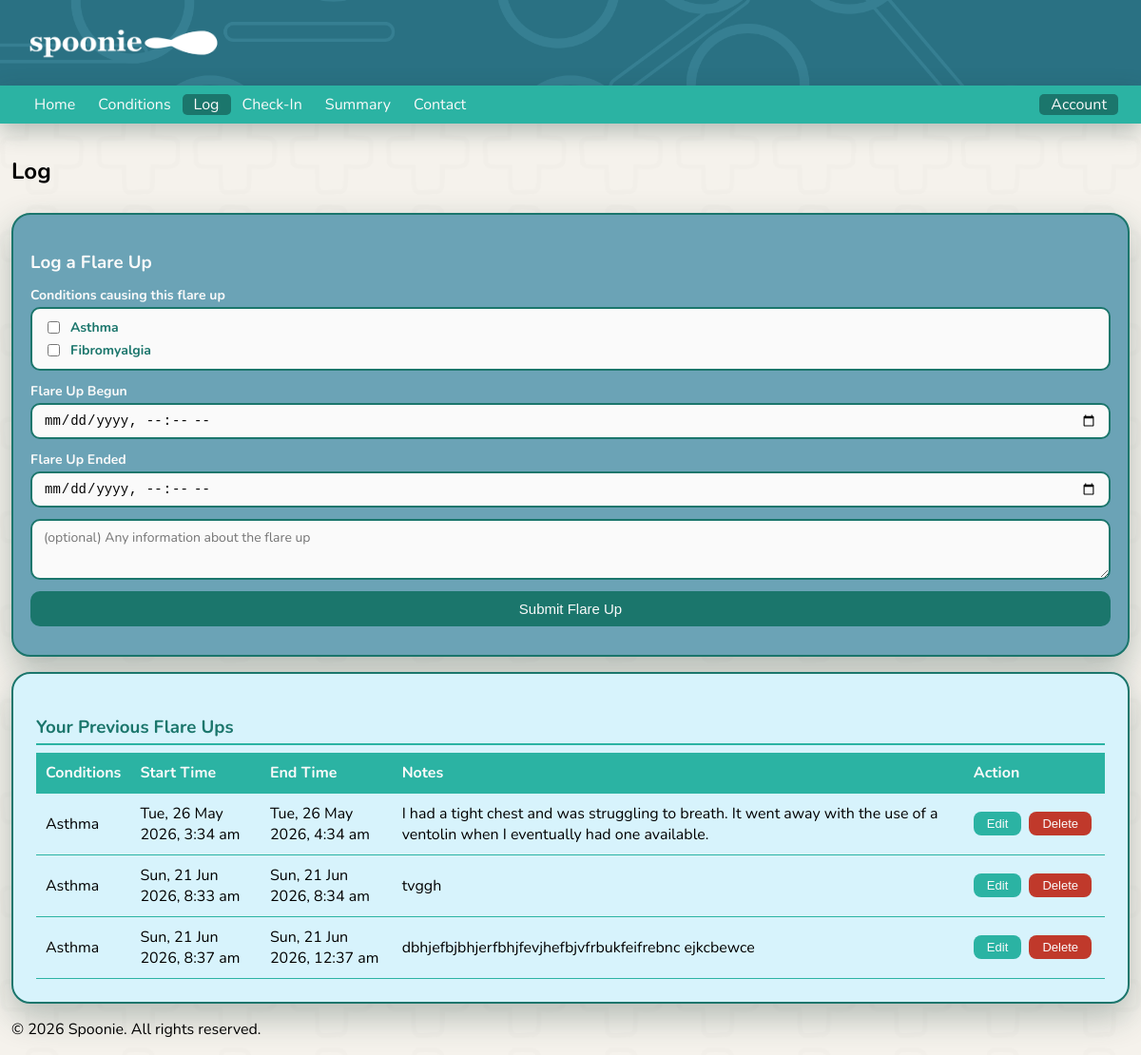
The app's page /log (signed in), older data.
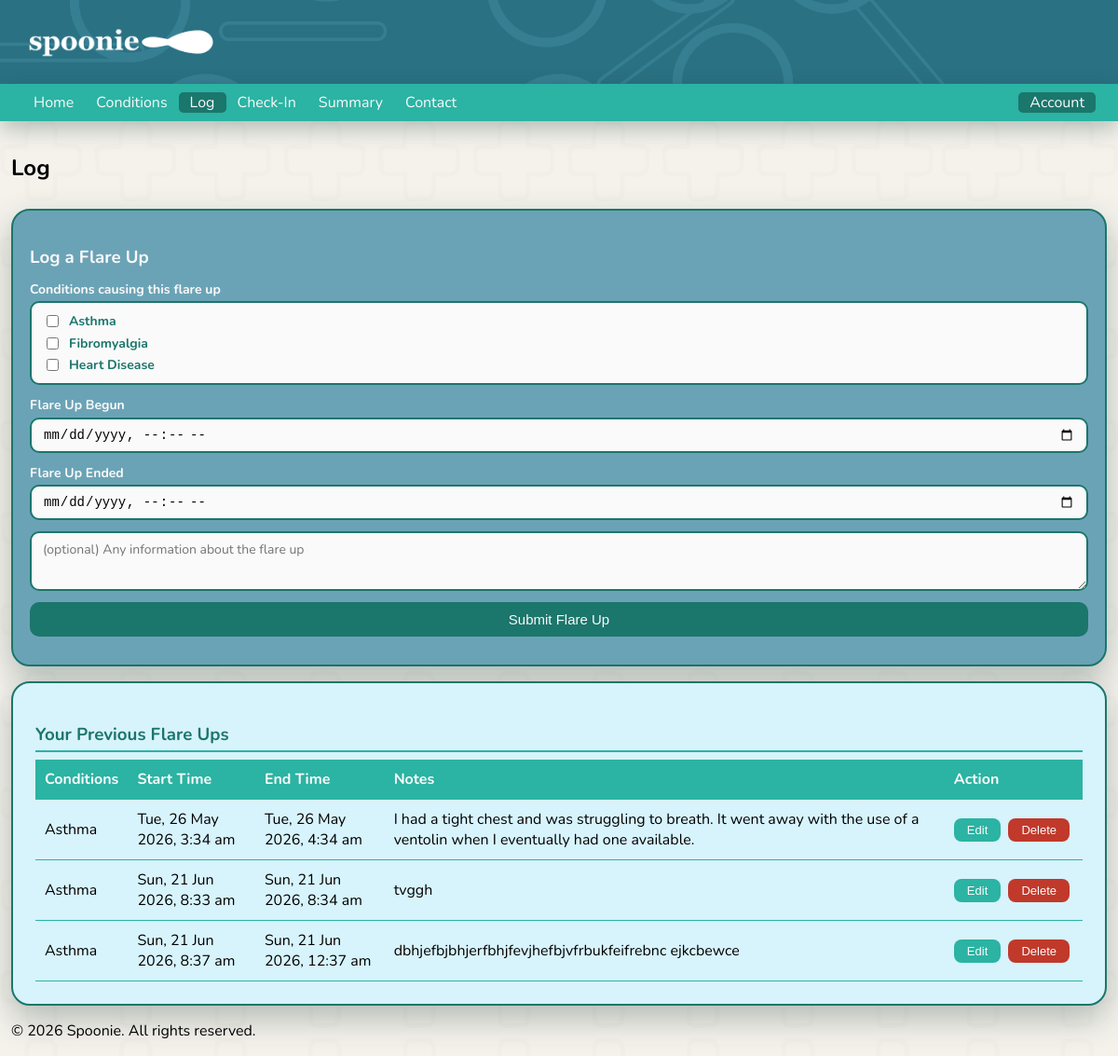
The same page, newer data.
### tables this page shows
CREATE TABLE conditions (
        id INTEGER PRIMARY KEY AUTOINCREMENT,
        user_id INTEGER NOT NULL,
        condition_name TEXT NOT NULL,
        triggers TEXT NULL,
        created_at TIMESTAMP DEFAULT CURRENT_TIMESTAMP, important_information TEXT NULL,
        FOREIGN KEY (user_id) REFERENCES users(id)
    );

CREATE TABLE flare_ups (
        id INTEGER PRIMARY KEY AUTOINCREMENT,
        user_id INTEGER NOT NULL,
        begin_time DATETIME NOT NULL,
        end_time DATETIME NOT NULL,
        flareup_comment TEXT NULL,
        created_at TIMESTAMP DEFAULT CURRENT_TIMESTAMP,
        FOREIGN KEY (user_id) REFERENCES users(id)
    );

### app.py (the view)
@app.route('/log')
def log():
    user_logs = []
    user_conditions = []
    if session.get('user_id'):
        conn = get_user_conn()
        cursor = conn.cursor()
        cursor.execute(
            'SELECT id, begin_time, end_time, flareup_comment FROM flare_ups WHERE user_id = ?',
            (session['user_id'],)
        )
        rows = cursor.fetchall()
        flare_up_ids = [row[0] for row in rows]
        conditions_name_map = {}
        conditions_id_map = {}
        if flare_up_ids:
            placeholders = ','.join('?' * len(flare_up_ids))
            cursor.execute(f'''
                SELECT fuc.flare_up_id, fuc.condition_id, c.condition_name
                FROM flare_up_conditions fuc
                JOIN conditions c ON c.id = fuc.condition_id
                WHERE fuc.flare_up_id IN ({placeholders})
            ''', flare_up_ids)
            for fup_id, cid, cname in cursor.fetchall():
                conditions_name_map.setdefault(fup_id, []).append(cname)
                conditions_id_map.setdefault(fup_id, []).append(cid)
        user_logs = [(row[0], row[1], row[2], row[3] or '', conditions_name_map.get(row[0], []), conditions_id_map.get(row[0], [])) for row in rows]
        cursor.execute(
            'SELECT id, condition_name FROM conditions WHERE user_id = ?',
            (session['user_id'],)
        )
        user_conditions = cursor.fetchall()
        conn.close()
    return render_template('log.html', user_logs=user_logs, user_conditions=user_conditions)

### app.py (called while the page is built)
@app.after_request
def set_security_headers(response):
    response.headers['X-Frame-Options'] = 'DENY'
    response.headers['X-Content-Type-Options'] = 'nosniff'
    response.headers['X-XSS-Protection'] = '1; mode=block'
    response.headers['Referrer-Policy'] = 'strict-origin-when-cross-origin'
    response.headers['Strict-Transport-Security'] = 'max-age=31536000; includeSubDomains'
    return response

def get_user_conn():
    return sqlite3.connect(USER_DB)

### templates/log.html (shortened to what the changed rows need)
<!DOCTYPE html>
<html lang="en">
<head>
    <link rel="stylesheet" href="/static/style.css">
</head>
<body class="index_page">
    <main>
        <section>
            <h2 class="topPageHeadings">Log</h2>
        </section>
        <div class="add_log_display">
            <form method="post" action="log_flareups">
                <div class="log-form-group">
                    {% if user_conditions %}
                    <div class="condition-checkboxes">
                        {% for cid, cname in user_conditions %}
                        <label class="condition-checkbox-label">
                            <input type="checkbox" name="condition_ids" value="{{ cid }}">
                            {{ cname }}
                        </label>
                        {% endfor %}
                    </div>
                    {% else %}
                    <p class="no-conditions-note">No conditions added yet. <a href="/conditions">Add conditions</a> first.</p>
                    {% endif %}
                </div>
            </form>
        </div>
        <div class="summary-section">
            {% if user_logs %}
            <table class="summary-table">
                <thead>
                    <tr>
                        <th>Conditions</th>
                        <th>Start Time</th>
                        <th>End Time</th>
                        <th>Notes</th>
                        <th>Action</th>
                    </tr>
                </thead>
                <tbody>
                    {% for id, begin_time, end_time, comment, condition_names, condition_ids in user_logs %}
                    <tr>
                        <td>{{ condition_names | join(', ') if condition_names else '-' }}</td>
                        <td><span class="datetime" data-time="{{ begin_time }}">{{ begin_time }}</span></td>
                        <td><span class="datetime" data-time="{{ end_time }}">{{ end_time }}</span></td>
                        <td>{{ comment if comment else '-' }}</td>
                        <td class="action-cell">
                            <button type="button" class="edit-btn" onclick="toggleEditFlareup({{ id }})">Edit</button>
                            <form action="/delete_flareup/{{ id }}" method="POST" style="display:inline">
                                <button type="submit" class="delete-btn">Delete</button>
                            </form>
                        </td>
                    </tr>
                    {% endfor %}
                </tbody>
            </table>
            {% else %}
            <p class="no-data">You have not added any flare ups yet.</p>
            {% endif %}
        </div>
    </main>
</body>
</html>

Row changes from the older to the newer data that the page shows:
added conditions: condition_name "Heart Disease"
